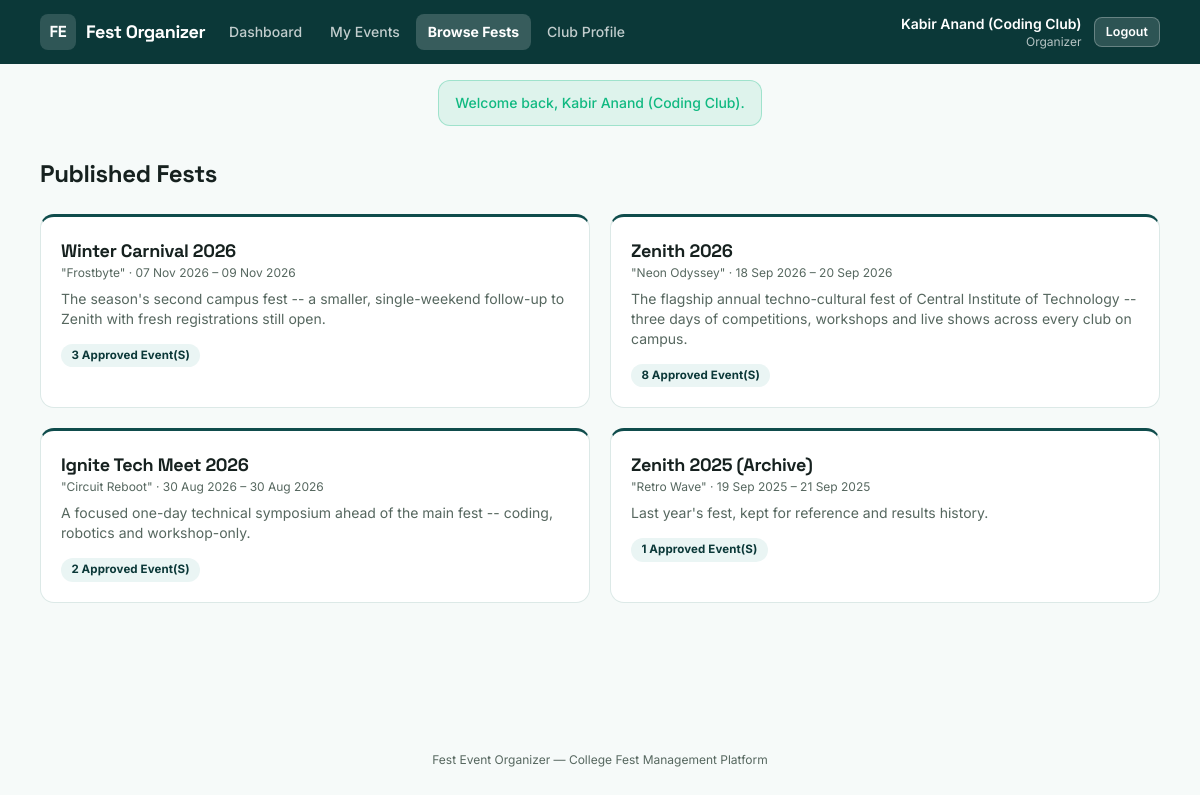
The app's page /index.php?route=organizer/fests (signed in) with its own data.
### tables this page shows
CREATE TABLE fests (
    id            INT AUTO_INCREMENT PRIMARY KEY,
    name          VARCHAR(150) NOT NULL,
    slug          VARCHAR(150) NOT NULL UNIQUE,
    description   TEXT NOT NULL,
    theme         VARCHAR(100) NOT NULL,
    start_date    DATE NOT NULL,
    end_date      DATE NOT NULL,
    venue         VARCHAR(150) NOT NULL,
    status        ENUM('draft', 'published', 'completed') NOT NULL DEFAULT 'draft',
    created_by    INT NOT NULL,
    created_at    TIMESTAMP NOT NULL DEFAULT CURRENT_TIMESTAMP,
    FOREIGN KEY (created_by) REFERENCES users(id)
);

### app/controllers/OrganizerController.php (called while the page is built, shortened)
<?php
require_once __DIR__ . '/../models/Fest.php';
class OrganizerController
{
    public function browseFests(): void
    {
        $fests = Fest::published();
        require __DIR__ . '/../views/organizer/browse_fests.php';
    }
}

### public/index.php (called while the page is built, shortened)
<?php
require_once __DIR__ . '/../core/helpers.php';
require_once __DIR__ . '/../core/Database.php';
require_once __DIR__ . '/../app/models/Fest.php';
require_once __DIR__ . '/../app/controllers/OrganizerController.php';
$router = new Router();
$router->get('login', fn() => (new AuthController())->showLogin());
$router->post('login', fn() => (new AuthController())->login());
$router->get('register', fn() => (new AuthController())->showRegister());
$router->post('register', fn() => (new AuthController())->register());
$router->post('logout', fn() => (new AuthController())->logout());
$router->get('admin/dashboard', fn() => (new AdminController())->dashboard());
$router->get('admin/fests', fn() => (new AdminController())->fests());
$router->post('admin/fests/store', fn() => (new AdminController())->festStore());
$router->post('admin/fests/update', fn() => (new AdminController())->festUpdate());
$router->post('admin/fests/status', fn() => (new AdminController())->festStatus());
$router->get('admin/clubs', fn() => (new AdminController())->clubs());
$router->post('admin/clubs/store', fn() => (new AdminController())->clubStore());
$router->post('admin/clubs/status', fn() => (new AdminController())->clubStatus());
$router->get('admin/events', fn() => (new AdminController())->events());
$router->post('admin/events/approve', fn() => (new AdminController())->eventApprove());
$router->post('admin/events/reject', fn() => (new AdminController())->eventReject());
$router->get('admin/clashes', fn() => (new AdminController())->clashes());
$router->get('admin/results', fn() => (new AdminController())->results());
$router->get('organizer/dashboard', fn() => (new OrganizerController())->dashboard());
$router->get('organizer/events', fn() => (new OrganizerController())->events());
$router->get('organizer/events/new', fn() => (new OrganizerController())->eventNew());
$router->post('organizer/events/store', fn() => (new OrganizerController())->eventStore());
$router->get('organizer/events/edit', fn() => (new OrganizerController())->eventEdit());
$router->post('organizer/events/update', fn() => (new OrganizerController())->eventUpdate());
$router->get('organizer/events/roster', fn() => (new OrganizerController())->roster());
$router->post('organizer/registrations/verify', fn() => (new OrganizerController())->verifyEpass());
$router->get('organizer/events/results', fn() => (new OrganizerController())->resultsForm());
$router->post('organizer/results/store', fn() => (new OrganizerController())->resultStore());
$router->post('organizer/results/delete', fn() => (new OrganizerController())->resultDelete());
$router->get('organizer/club', fn() => (new OrganizerController())->profile());
$router->post('organizer/club/update', fn() => (new OrganizerController())->profileUpdate());
$router->get('organizer/fests', fn() => (new OrganizerController())->browseFests());
$router->get('organizer/fests/show', fn() => (new OrganizerController())->browseFestShow());
$router->get('participant/dashboard', fn() => (new ParticipantController())->dashboard());
$router->get('participant/fests', fn() => (new ParticipantController())->fests());
$router->get('participant/fests/show', fn() => (new ParticipantController())->festShow());
$router->get('participant/events/show', fn() => (new ParticipantController())->eventShow());
$router->post('participant/events/register', fn() => (new ParticipantController())->register());
$router->get('participant/registrations', fn() => (new ParticipantController())->registrations());
$router->post('participant/registrations/cancel', fn() => (new ParticipantController())->registrationCancel());
$router->get('participant/registrations/epass', fn() => (new ParticipantController())->epass());
$router->get('participant/certificates', fn() => (new ParticipantController())->certificates());
$router->get('participant/certificates/show', fn() => (new ParticipantController())->certificateShow());
$route = $_GET['route'] ?? '';
$router->dispatch($_SERVER['REQUEST_METHOD'], $route);

### core/Router.php (called while the page is built, shortened)
<?php
class Router
{
    private array $routes = ['GET' => [], 'POST' => []];
    public function get(string $route, callable $handler): void
    {
        $this->routes['GET'][$route] = $handler;
    }
    public function post(string $route, callable $handler): void
    {
        $this->routes['POST'][$route] = $handler;
    }
    public function dispatch(string $method, string $route): void
    {
        $handler = $this->routes[$method][$route] ?? null;
        try {
            $handler();
        } catch (Throwable $e) {
            error_log($e->getMessage());
            http_response_code(500);
            require __DIR__ . '/../app/views/errors/500.php';
        }
    }
}

### core/Database.php (called while the page is built)
<?php
class Database
{
    private static ?PDO $instance = null;
    public static function connect(): PDO
    {
        if (self::$instance === null) {
            $config = require __DIR__ . '/../config/database.php';
            $dsn = sprintf(
                'mysql:host=%s;port=%d;dbname=%s;charset=%s',
                $config['host'],
                $config['port'],
                $config['database'],
                $config['charset']
            );
            self::$instance = new PDO($dsn, $config['username'], $config['password'], [
                PDO::ATTR_ERRMODE            => PDO::ERRMODE_EXCEPTION,
                PDO::ATTR_DEFAULT_FETCH_MODE => PDO::FETCH_ASSOC,
                PDO::ATTR_EMULATE_PREPARES   => false,
            ]);
        }
        return self::$instance;
    }
}

### app/models/Fest.php (called while the page is built, shortened)
<?php
require_once __DIR__ . '/../../core/Database.php';
class Fest
{
    public static function published(): array
    {
        $stmt = Database::connect()->query(
            "SELECT f.*, (SELECT COUNT(*) FROM events e WHERE e.fest_id = f.id AND e.status = 'approved') AS event_count
             FROM fests f WHERE f.status IN ('published', 'completed') ORDER BY f.start_date DESC"
        );
        return $stmt->fetchAll();
    }
}

### core/helpers.php (called while the page is built, shortened)
<?php
function e(?string $value): string
{
    return htmlspecialchars($value ?? '', ENT_QUOTES, 'UTF-8');
}
function format_date(?string $date): string
{
    $ts = strtotime($date);
    return $ts === false ? '-' : date('d M Y', $ts);
}

### app/views/organizer/browse_fests.php (the view, shortened to what this page needs)
<?php $pageTitle = 'Browse Fests'; require __DIR__ . '/../partials/header.php'; require __DIR__ . '/../partials/navbar.php'; require __DIR__ . '/../partials/flash.php'; ?>
<main class="max-w-6xl mx-auto px-4 py-8 flex-1 w-full">
    <h1 class="font-display text-2xl font-bold mb-6">Published Fests</h1>
    <div class="grid sm:grid-cols-2 gap-5">
        <?php foreach ($fests as $f): ?>
            <a href="/index.php?route=organizer/fests/show&id=<?= (int)$f['id'] ?>" class="event-card block">
                <h2 class="font-display text-lg font-bold"><?= e($f['name']) ?></h2>
                <p class="text-xs text-slateink mb-2">"<?= e($f['theme']) ?>" &middot; <?= format_date($f['start_date']) ?> &ndash; <?= format_date($f['end_date']) ?></p>
                <p class="text-sm text-slateink mb-3"><?= e($f['description']) ?></p>
                <span class="badge badge-teal"><?= (int)$f['event_count'] ?> approved event(s)</span>
            </a>
        <?php endforeach; ?>
    </div>
</main>
<?php require __DIR__ . '/../partials/footer.php'; ?>

### public/assets/css/style.css (style rules this page uses)
* { box-sizing: border-box; }
h1, h2, h3, h4, .font-display { font-family: 'Space Grotesk', sans-serif; letter-spacing: -0.015em; }
.badge { display:inline-flex; align-items:center; gap: .3rem; padding: 0.2rem 0.65rem; border-radius: 999px; font-size: 0.72rem; font-weight: 700; letter-spacing: 0.01em; text-transform: capitalize; }
.badge-teal { background: #EAF5F4; color: #0B3838; }
.event-card { background: #fff; border: 1px solid #DCE9E7; border-radius: 14px; padding: 1.25rem; border-top: 3px solid #0F4C4C; transition: box-shadow .18s, transform .18s; }

### records on screen
fests: name "Winter Carnival 2026", theme "Frostbyte", start_date "07 Nov 2026", end_date "09 Nov 2026", description "The season's second campus fest -- a smaller, single-weekend follow-up to Zenith with fresh registrations still open.", event_count "3"
fests: name "Zenith 2026", theme "Neon Odyssey", start_date "18 Sep 2026", end_date "20 Sep 2026", description "The flagship annual techno-cultural fest of Central Institute of Technology -- three days of competitions, workshops and live shows across every club on campus.", event_count "8"
fests: name "Ignite Tech Meet 2026", theme "Circuit Reboot", start_date "30 Aug 2026", end_date "30 Aug 2026", description "A focused one-day technical symposium ahead of the main fest -- coding, robotics and workshop-only.", event_count "2"
fests: name "Zenith 2025 (Archive)", theme "Retro Wave", start_date "19 Sep 2025", end_date "21 Sep 2025", description "Last year's fest, kept for reference and results history.", event_count "1"

### other values on screen
$label "Dashboard"
$label "My Events"
$label "Browse Fests"
$label "Club Profile"
Auth::name() "Kabir Anand (Coding Club)"
str_replace('_', ' ', $role ?? '') "Organizer"
$success "Welcome back, Kabir Anand (Coding Club)."
